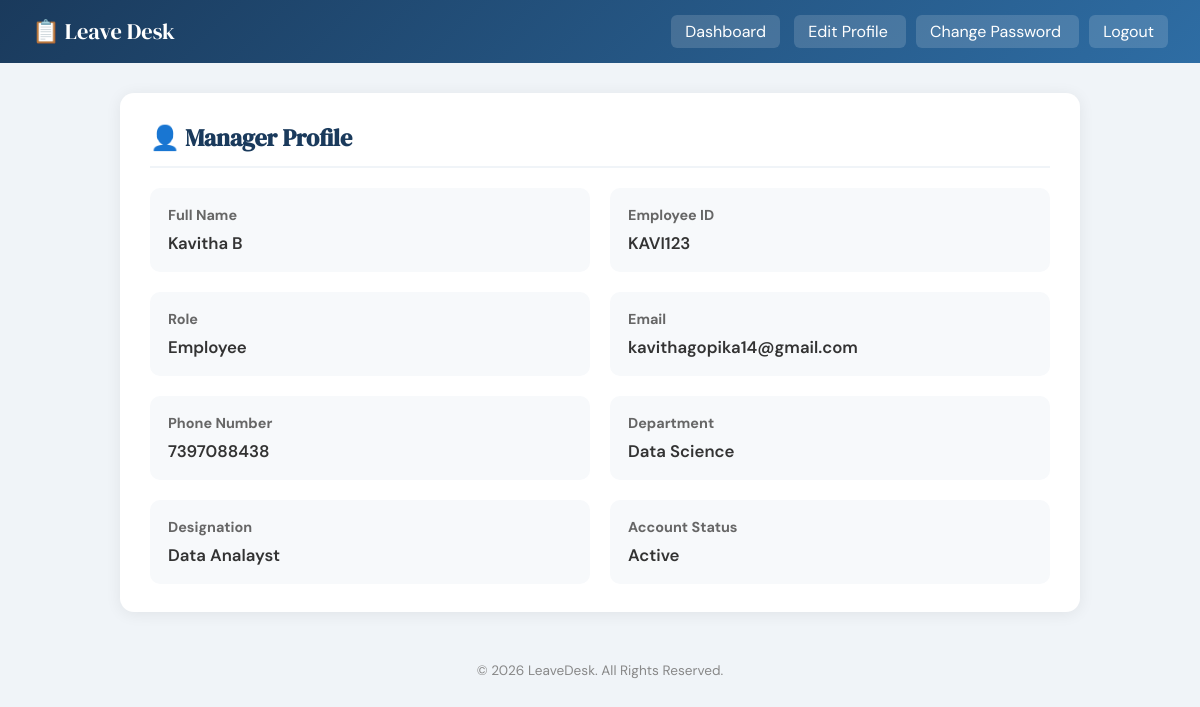
The app's page /profile (signed in) with its own data.
### tables this page shows
CREATE TABLE users (
            id INTEGER PRIMARY KEY AUTOINCREMENT,
            employee_id TEXT UNIQUE NOT NULL,
            password TEXT NOT NULL,
            full_name TEXT NOT NULL,
            email TEXT DEFAULT '',
            phone TEXT DEFAULT '',
            department TEXT DEFAULT '',
            designation TEXT DEFAULT '',
            role TEXT NOT NULL,

            casual_leave INTEGER DEFAULT 6,
            sick_leave INTEGER DEFAULT 6,
            annual_leave INTEGER DEFAULT 12,
            is_active INTEGER DEFAULT 1,
            must_change_password INTEGER DEFAULT 0
        );

### app.py (the view)
@app.route("/profile")
def profile():
    if "user_id" not in session:
        return redirect(url_for("login"))
    conn = get_db()
    user = conn.execute(
        """
        SELECT *
        FROM users
        WHERE id=?
        """,
        (session["user_id"],)
    ).fetchone()
    stats = conn.execute(
        """
        SELECT
            COUNT(*) as total,
            SUM(CASE WHEN status='Approved' THEN 1 ELSE 0 END) as approved,
            SUM(CASE WHEN status='Rejected' THEN 1 ELSE 0 END) as rejected,
            SUM(CASE WHEN status='Pending' THEN 1 ELSE 0 END) as pending
        FROM leave_requests
        WHERE employee_id=?
        """,
        (session["user_id"],)
    ).fetchone()
    conn.close()
    return render_template(
        "profile.html",
        user=user,
        stats=stats
    )

### app.py (called while the page is built)
def get_db():
    conn = sqlite3.connect(DB_PATH)
    conn.row_factory = sqlite3.Row
    return conn

### templates/profile.html (shortened to what this page needs)
<!DOCTYPE html>
<html lang="en">
<head>
</head>
<body>
<nav>
    <div class="brand">
        📋 Leave Desk
    </div>
    <div>
        {% if session.role == 'manager' %}
        <a href="{{ url_for('manager_dashboard') }}">Dashboard</a>
        {% elif session.role == 'admin' %}
        <a href="{{ url_for('admin_dashboard') }}">Dashboard</a>
        {% else %}
        <a href="{{ url_for('employee_dashboard') }}">Dashboard</a>
        {% endif %}
        <a href="{{ url_for('edit_profile') }}">
            Edit Profile
        </a>
        <a href="{{ url_for('change_password') }}">
            Change Password
        </a>
        <a href="{{ url_for('logout') }}">
            Logout
        </a>
    </div>
</nav>
<div class="container">
    <div class="card">
        <h2>👤 Manager Profile</h2>
        <div class="profile-grid">
            <div class="info-box">
                <h4>Full Name</h4>
                <p>{{ user.full_name }}</p>
            </div>
            <div class="info-box">
                <h4>Employee ID</h4>
                <p>{{ user.employee_id }}</p>
            </div>
            <div class="info-box">
                <h4>Role</h4>
                <p>{{ user.role|capitalize }}</p>
            </div>
            <div class="info-box">
                <h4>Email</h4>
                <p>{{ user.email }}</p>
            </div>
            <div class="info-box">
                <h4>Phone Number</h4>
                <p>{{ user.phone if user.phone else "-" }}</p>
            </div>
            <div class="info-box">
                <h4>Department</h4>
                <p>{{ user.department if user.department else "-" }}</p>
            </div>
            <div class="info-box">
                <h4>Designation</h4>
                <p>{{ user.designation if user.designation else "-" }}</p>
            </div>
            <div class="info-box">
                <h4>Account Status</h4>
                <p>
                {% if user.is_active %}
                    Active
                {% else %}
                    Inactive
                {% endif %}
                </p>
            </div>
        </div>
    </div>
</div>
<div style="
    text-align:center;
    padding:20px;
    color:#888;
    font-size:0.85rem;
">
    © 2026 LeaveDesk. All Rights Reserved.
</div>
</body>
</html>

### templates/profile.html (style rules this page uses)
* { margin:0; padding:0; box-sizing:border-box; }
body { font-family:'DM Sans',sans-serif; background:#f0f4f8; color:#333; }
nav { background:linear-gradient(135deg,#1a3a5c,#2e6da4); color:white; padding:16px 32px; display:flex; justify-content:space-between; align-items:center; }
.brand { font-family:'DM Serif Display',serif; font-size:1.4rem; }
nav a { color:white; text-decoration:none; background:rgba(255,255,255,0.15); padding:6px 14px; border-radius:6px; margin-left:10px; }
.container { max-width:1000px; margin:30px auto; padding:0 20px; }
.card { background:white; border-radius:14px; padding:28px 30px; box-shadow:0 2px 16px rgba(0,0,0,0.07); margin-bottom:25px; }
.card h2 { font-family:'DM Serif Display',serif; color:#1a3a5c; margin-bottom:20px; border-bottom:2px solid #f0f4f8; padding-bottom:12px; }
.profile-grid { display:grid; grid-template-columns:1fr 1fr; gap:20px; }
.info-box { background:#f7f9fb; padding:18px; border-radius:10px; }
.info-box h4 { color:#666; margin-bottom:8px; font-size:0.9rem; }
.info-box p { font-size:1.05rem; font-weight:600; }

### records on screen
users: full_name "Kavitha B", employee_id "KAVI123", role "Employee", email "kavithagopika14@gmail.com", phone "7397088438", department "Data Science", designation "Data Analayst"
